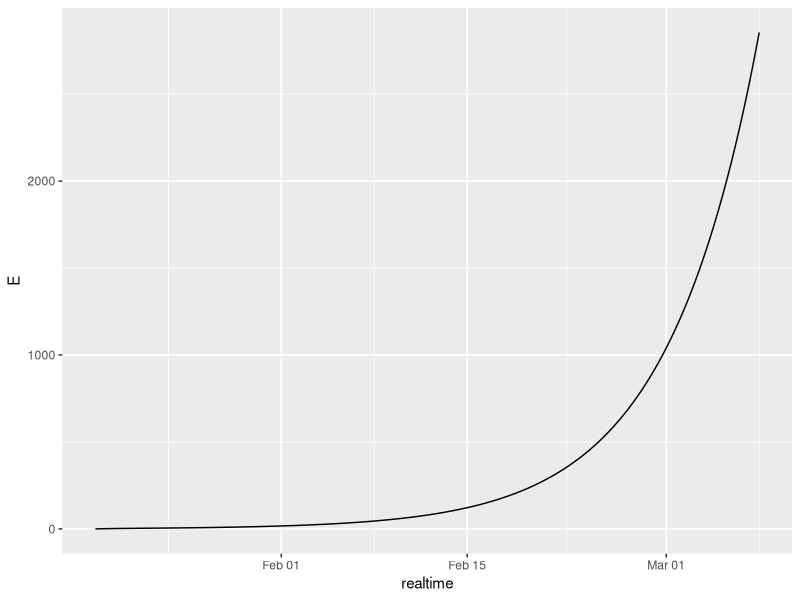
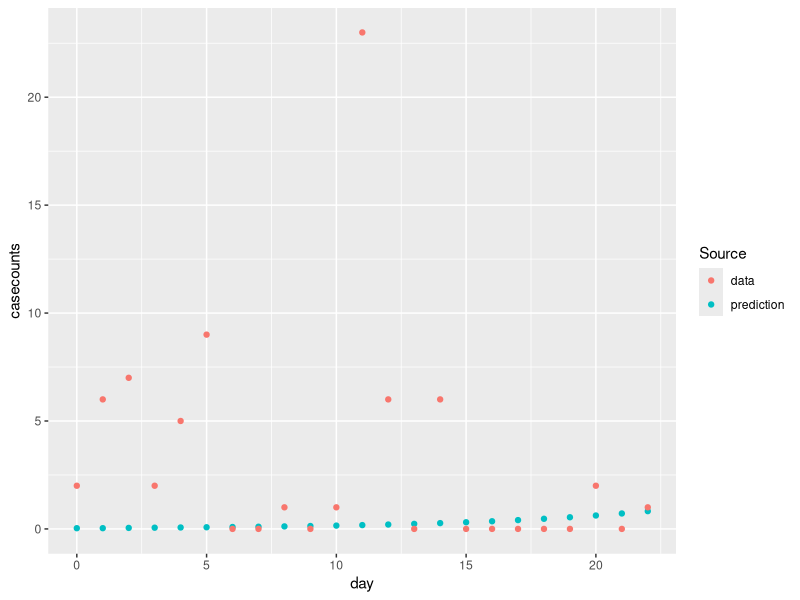

Here is the R script that generated these plots, in order: (Note: this script raises an error after producing the figures.)
## ---- chunk 1
knitr::opts_chunk$set(echo = TRUE)
library(deSolve)
library(ggplot2)
library(tidyverse)
library(lubridate)
## ---- chunk 2
singapore <- read_csv("data/singapore_ncov_2019.csv")
head(singapore)
tail(singapore) #lots of rows with only NAs at the end; will need to figure out how many and remove them
glimpse(singapore)
colSums(is.na(singapore)) #There are 949 NAs in CaseID, and every case should have an ID, so use this to remove extra columns at end of imported object
singapore <- singapore[!is.na(singapore$CaseID), ] #As of Feb 19, 2020 there should be 84 cases
## ---- chunk 3
singapore$date_onset_symptoms <- dmy(singapore$date_onset_symptoms)
singapore$presumed_infected_date <- dmy(singapore$presumed_infected_date)
singapore$date_confirmation <- dmy(singapore$date_confirmation)

min(singapore$date_onset_symptoms, na.rm = T)  # "2020-01-20"; but there are NAs - can impute from presumed infected date and/or date of confirmation
min(singapore$presumed_infected_date, na.rm = T)  # "2020-01-18"; but there are NAs
min(singapore$date_confirmation, na.rm = T) # "2020-01-23"; no NAs 
## ---- chunk 4
singapore <- mutate(singapore, days_since_outbreak = as.numeric(presumed_infected_date - min(presumed_infected_date, na.rm = T)))
## ---- chunk 5
sp_daily = data.frame(day=0:max(singapore$days_since_outbreak, na.rm = T),  xd = vapply(0:max(singapore$days_since_outbreak, na.rm = T), 
  function(x) sum(singapore$days_since_outbreak == x, na.rm = TRUE),
 FUN.VALUE = 1)) 
## ---- chunk 6
sp_model <- function(t, state, pars) {
  with(c(as.list(state), pars), {     # make it so we can use variable and par names
# No source of zoonotic infections
# No modeling of within Singapore travel as data is at the country level and infections should be spreading from the two initial cases and/or additional imported cases
#    LcwT = LcwT*travelban(t) # 1 or 0 # we should add the travelban, control measures 
#    LwcT = LwcT*travelban(t) # 1 or 0 # as anotther time-dep function
    dSdt = -(S/N)*((R0/DI)*I) + Lis - (1/N)*(Lsi)*S
    dEdt = (S/N)*((R0/DI)*I) -E/DL - (1/N)*(Lsi)*E
    dIdt = E/DL - I/DI - (1/N)*(Lsi)*I
    list(c(dSdt, dEdt, dIdt))
  })
}
## ---- chunk 7
i_state = c(S = 5638700, E = 0, I = 2)
times = seq(0,50, by=0.1) 

pars=list(N = 5638700, 
          DL = 6, 
          R0 = 2.6, 
          DI = 8.4 - 6, 
          Lsi = 81467, 
          Lis = 87560)
## ---- chunk 8
out <-  as.data.frame(ode(y= i_state, times=times, func=sp_model, parms=pars))

out$realtime <- out$time + min(singapore$presumed_infected_date, na.rm = T)

ggplot(data = out, aes(x = realtime,y = E)) +
      geom_line() 
## ---- chunk 9
sp_loglike = function(out, pars, sp_daily) {
  # get lambda_d from 'out' which is the model output 
  ld <- vapply(sp_daily$day, function(x) getlambd(out, pars, x), FUN.VALUE = 1)
  return( sum((-ld) + sp_daily$xd*(log(ld)) - log(factorial(sp_daily$xd))))
  } 

# this function computes lambda_d in Wu et al, for the days specified in our wufinal (or ccwufinal - offset for our alternative starting time)
modelpreds = function(out, pars, sp_daily) {
 ld <- vapply(sp_daily$day, function(x) getlambd(out, pars, x), FUN.VALUE = 1)
 return(data.frame(day = sp_daily$day, prediction = ld, data = sp_daily$xd))
}

getlambd <- function(out, pars, day) {
  try(if(var(diff(out$time)) >0.005) {  stop("approx integral assumes equal time steps")} )
 try(if( max(out$time) < day) {stop("model simulation is not long enough for the data") })
   if (day == min(out$time)) {ii =  which(out$time >= day & out$time < day + 1)
   } else {   ii = which(out$time > day-1 & out$time <= day) }

  dx <- out$time[ii[2]]-out$time[ii[1]]
ft <- with(pars , {(Lsi/N)*(out$E[ii] + out$I[ii])})
return(0.5 * (dx) * (ft[1] + 2*sum(ft[2:(length(ft) - 1)]) + ft[length(ft)]))
}

# returns NEG of log likelihood
negloglike = function(R0, pars, sp_daily, my_state, times) {
  pars$R0 <-  R0
  out <- as.data.frame(ode(y = my_state, times=times, func=sp_model(), parms=pars))
  return(-sp_loglike(out, pars, sp_daily)) 
  # NOTE optim will minimize by default, min ( -loglike) = max (log like)
}
## ---- chunk 10
mypars <- list(N = 5638700, 
               DL = 6,
               R0 = 2.6, 
               DI = 8.4 - 6, 
               Lsi = 81467, 
               Lis = 87560,
               startTime = mdy("Jan 18, 2020"),
               endTime = mdy("Feb 19, 2020"))

out = as.data.frame(ode(y= i_state, times=times,  func=sp_model, parms=mypars))

mp = modelpreds(out, mypars, sp_daily) %>% gather(Source, casecounts, prediction:data)

ggplot(data=mp, aes(x=day,y=casecounts,color=Source))+geom_point() #
## ---- chunk 11
i_state = c(S = 5638700, E = 0, I = 2)
myfit <- optim(2.5, 
              function(R0) negloglike(R0, pars, sp_daily, my_state = i_state, times))
  # Keeps returning an error: 'Error in as.list(state) : argument "state" is missing, with no default'
  #I've tried renaming state to my_state (as argument name) and i_state (for initial values) but still get this error re: can't find "state" and I'm unsure where the issue is; it seems that the issue is in turning the ode output into a dataframe using the as.data.frame function
  #Ran out of time for troubleshooting

myfit <- optimize(f = function(R0) negloglike(R0, pars, sp_daily, state, times),
                  interval = c(0, 20))

myfit <- optim(2.5, negloglike, pars, sp_daily, state, times)

myfit_Brent <- optim(2.5, 
                     function(R0) negloglike(R0, pars, sp_daily, state, times),
                     method = "Brent")
